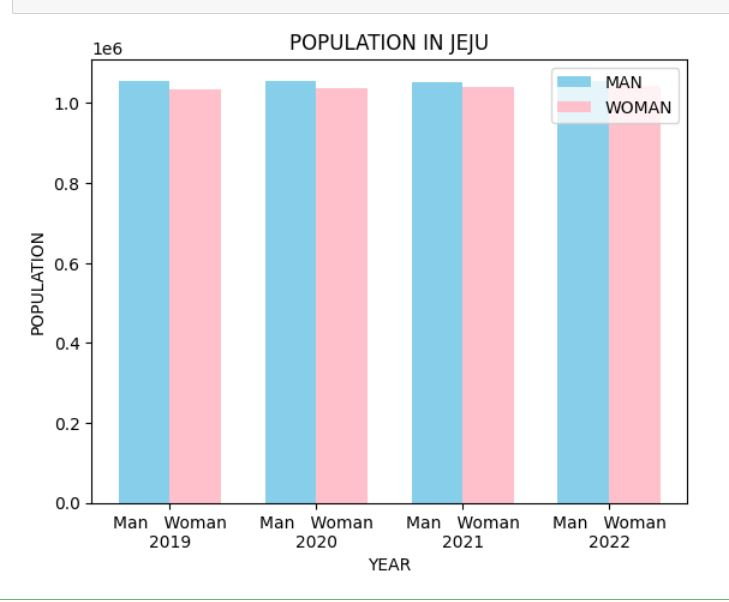

This figure's Python source:
import csv
import matplotlib.pyplot as plt
import numpy as np

f22 = open('Jeju_2022.csv', 'r', encoding='cp949')
f21 = open('Jeju_2021.csv', 'r', encoding='cp949')
f20 = open('Jeju_2020.csv', 'r', encoding='cp949')
f19 = open('Jeju_2019.csv', 'r', encoding='cp949')

data22 = csv.reader(f22, delimiter=',')
next(data22)  # 헤더 행 건너뛰기

data21 = csv.reader(f21, delimiter=',')
next(data21)  # 헤더 행 건너뛰기

data20 = csv.reader(f20, delimiter=',')
next(data20)  # 헤더 행 건너뛰기

data19 = csv.reader(f19, delimiter=',')
next(data19)  # 헤더 행 건너뛰기

man22 = 0
woman22 = 0
man21 = 0
woman21 = 0
man20 = 0
woman20 = 0
man19 = 0
woman19 = 0

for row in data22:
    man22 += int(row[3])
    woman22 += int(row[4])
for row in data21:
    man21 += int(row[3])
    woman21 += int(row[4])
for row in data20:
    man20 += int(row[3])
    woman20 += int(row[4])
for row in data19:
    man19 += int(row[3])
    woman19 += int(row[4])

years = ['Man   Woman\n2019', 'Man   Woman\n2020', 'Man   Woman\n2021', 'Man   Woman\n2022']
men = [man19, man20, man21, man22]
women = [woman19, woman20, woman21, woman22]

bar_width = 0.35
index = np.arange(len(years))

# 막대 그래프 그리기
plt.bar(index, men, bar_width, label='MAN', color='skyblue')
plt.bar(index + bar_width, women, bar_width, label='WOMAN', color='pink')

plt.xlabel('YEAR')
plt.ylabel('POPULATION')
plt.title('POPULATION IN JEJU')
plt.xticks(index + bar_width / 2, years)
plt.legend()
plt.show()
